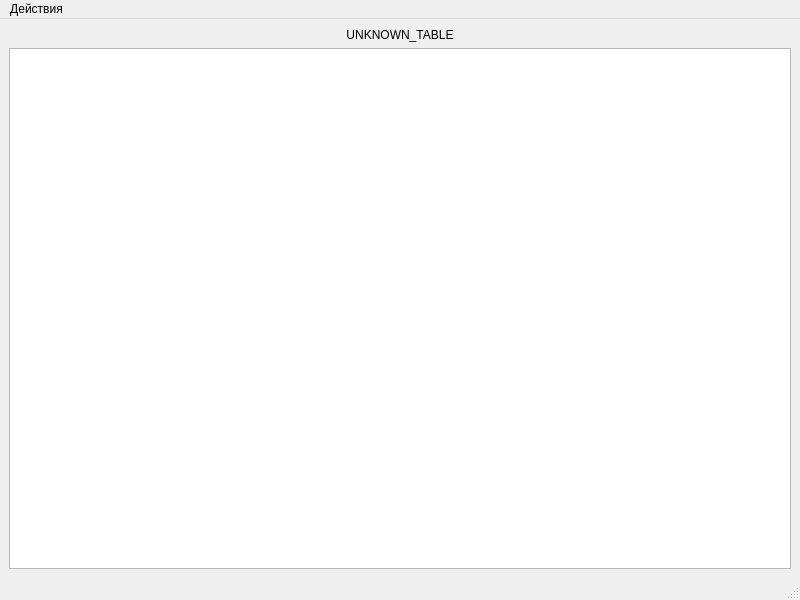
<?xml version="1.0" encoding="UTF-8"?>
<ui version="4.0">
 <class>curTableView</class>
 <widget class="QMainWindow" name="curTableView">
  <property name="geometry">
   <rect>
    <x>0</x>
    <y>0</y>
    <width>800</width>
    <height>600</height>
   </rect>
  </property>
  <property name="windowTitle">
   <string>MainWindow</string>
  </property>
  <property name="locale">
   <locale language="Russian" country="Russia"/>
  </property>
  <widget class="QWidget" name="contentWidget">
   <layout class="QGridLayout" name="gridLayout">
    <item row="1" column="0">
     <widget class="QTableWidget" name="tableWidget">
      <property name="locale">
       <locale language="Russian" country="Russia"/>
      </property>
      <property name="editTriggers">
       <set>QAbstractItemView::EditTrigger::DoubleClicked</set>
      </property>
      <property name="selectionMode">
       <enum>QAbstractItemView::SelectionMode::SingleSelection</enum>
      </property>
      <property name="supportedDragActions">
       <set>Qt::DropAction::IgnoreAction</set>
      </property>
     </widget>
    </item>
    <item row="0" column="0">
     <widget class="QLabel" name="tableNameLabel">
      <property name="styleSheet">
       <string notr="true">font: 18pt &quot;Helvetica&quot;;padding-left: 10pt;</string>
      </property>
      <property name="text">
       <string>UNKNOWN_TABLE</string>
      </property>
      <property name="alignment">
       <set>Qt::AlignmentFlag::AlignCenter</set>
      </property>
      <property name="textInteractionFlags">
       <set>Qt::TextInteractionFlag::NoTextInteraction</set>
      </property>
     </widget>
    </item>
   </layout>
  </widget>
  <widget class="QMenuBar" name="menubar">
   <property name="geometry">
    <rect>
     <x>0</x>
     <y>0</y>
     <width>800</width>
     <height>22</height>
    </rect>
   </property>
   <widget class="QMenu" name="menu">
    <property name="title">
     <string>Действия</string>
    </property>
    <addaction name="backBtn"/>
    <addaction name="addBtn"/>
    <addaction name="saveBtn"/>
    <addaction name="reportBtn"/>
   </widget>
   <addaction name="menu"/>
  </widget>
  <widget class="QStatusBar" name="statusbar"/>
  <action name="backBtn">
   <property name="text">
    <string>Вернуться</string>
   </property>
  </action>
  <action name="saveBtn">
   <property name="text">
    <string>Сохранить изменения</string>
   </property>
  </action>
  <action name="addBtn">
   <property name="text">
    <string>Добавить запись</string>
   </property>
  </action>
  <action name="reportBtn">
   <property name="text">
    <string>Создать отчет</string>
   </property>
  </action>
 </widget>
 <resources/>
 <connections/>
</ui>
